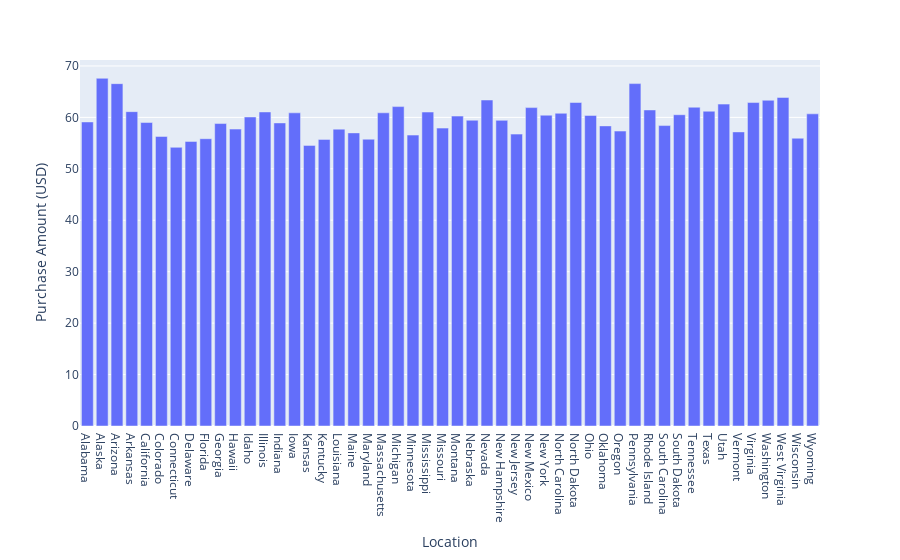

The cell this chart's notebook holds for it:
### Code cell
fig = px.bar(shop_group, x = 'Location' , y = 'Purchase Amount (USD)')
fig.show()

### Figure 1 — Plotly figure (JSON) as saved in the notebook; plotly's stock layout.template omitted (floating-point values rounded to 4 significant figures)
{"data": [{"alignmentgroup": "True", "hovertemplate": "Location=%{x}<br>Purchase Amount (USD)=%{y}<extra></extra>", "legendgroup": "", "marker": {"color": "#636efa", "pattern": {"shape": ""}}, "name": "", "offsetgroup": "", "orientation": "v", "showlegend": false, "textposition": "auto", "type": "bar", "x": ["Alabama", "Alaska", "Arizona", "Arkansas", "California", "Colorado", "Connecticut", "Delaware", "Florida", "Georgia", "Hawaii", "Idaho", "Illinois", "Indiana", "Iowa", "Kansas", "Kentucky", "Louisiana", "Maine", "Maryland", "Massachusetts", "Michigan", "Minnesota", "Mississippi", "Missouri", "Montana", "Nebraska", "Nevada", "New Hampshire", "New Jersey", "New Mexico", "New York", "North Carolina", "North Dakota", "Ohio", "Oklahoma", "Oregon", "Pennsylvania", "Rhode Island", "South Carolina", "South Dakota", "Tennessee", "Texas", "Utah", "Vermont", "Virginia", "Washington", "West Virginia", "Wisconsin", "Wyoming"], "xaxis": "x", "y": [59.11, 67.6, 66.55, 61.11, 59, 56.29, 54.18, 55.33, 55.85, 58.8, 57.72, 60.08, 61.05, 58.92, 60.88, 54.56, 55.72, 57.71, 56.99, 55.76, 60.89, 62.1, 56.56, 61.04, 57.91, 60.25, 59.45, 63.38, 59.42, 56.75, 61.9, 60.43, 60.79, 62.89, 60.38, 58.35, 57.34, 66.57, 61.44, 58.41, 60.51, 61.97, 61.19, 62.58, 57.18, 62.88, 63.33, 63.88, 55.95, 60.69], "yaxis": "y"}], "layout": {"autosize": true, "barmode": "relative", "legend": {"tracegroupgap": 0}, "margin": {"t": 60}, "xaxis": {"anchor": "y", "autorange": true, "domain": [0, 1], "range": [-0.5, 49.5], "title": {"text": "Location"}, "type": "category"}, "yaxis": {"anchor": "x", "autorange": true, "domain": [0, 1], "range": [0, 71.15], "title": {"text": "Purchase Amount (USD)"}, "type": "linear"}}}
